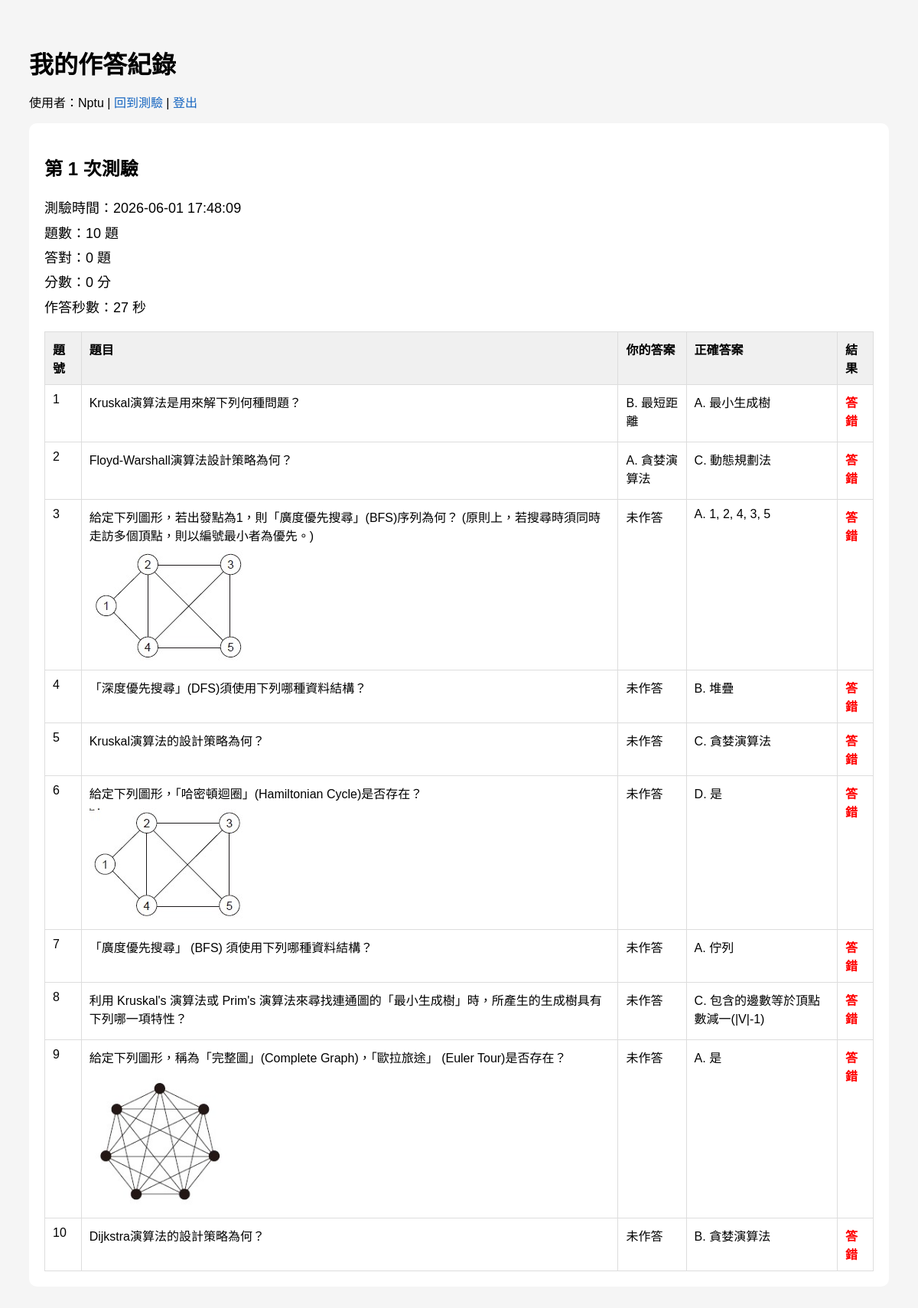
Page /history/ (signed in) on the committed database.
### quiz/models.py (models this page shows, shortened)
class QuizAttempt(models.Model):
    user = models.ForeignKey(
        settings.AUTH_USER_MODEL,
        verbose_name="使用者",
        related_name="quiz_attempts",
        on_delete=models.CASCADE,
    )
    user_attempt_number = models.PositiveIntegerField("使用者測驗編號", default=1) # 同一使用者的測驗紀錄會根據這個編號區分不同的測驗次數
    question_count = models.PositiveIntegerField("測驗題數", default=0)
    score = models.PositiveIntegerField("分數", default=0)
    correct_count = models.PositiveIntegerField("答對題數", default=0) # 根據答對題數計算
    started_at = models.DateTimeField("開始時間")
    finished_at = models.DateTimeField("完成時間", null=True, blank=True)
    duration_seconds = models.PositiveIntegerField("作答秒數", default=0)
    class Meta:
        ordering = ["-started_at"]

class QuizAnswer(models.Model):
    attempt = models.ForeignKey(
        QuizAttempt,
        verbose_name="測驗紀錄", #
        related_name="answers",
        on_delete=models.CASCADE, #
    )
    question = models.ForeignKey(
        Question,
        verbose_name="題目",
        on_delete=models.CASCADE,
    )
    display_number = models.PositiveIntegerField("題號")
    option_order = models.CharField("選項原始順序", max_length=20)
    user_answer = models.CharField("使用者答案", max_length=1, blank=True)
    user_display_answer = models.CharField("畫面顯示答案", max_length=1, blank=True)
    user_answer_text = models.CharField("使用者答案內容", max_length=255, blank=True)
    correct_answer = models.CharField("正確答案", max_length=1)
    correct_display_answer = models.CharField("畫面顯示正確答案", max_length=1)
    correct_answer_text = models.CharField("正確答案內容", max_length=255, blank=True)
    is_correct = models.BooleanField("是否答對", default=False)
    class Meta:
        ordering = ["display_number"]
    def get_option_text(self, key):
        option_map = {
                "A": self.question.option_a_text,
                "B": self.question.option_b_text,
                "C": self.question.option_c_text,
                "D": self.question.option_d_text,
        }
        return option_map.get(key, "")
    def get_option_image(self, key):
        option_map = {
            "A": self.question.option_a_image,
            "B": self.question.option_b_image,
            "C": self.question.option_c_image,
            "D": self.question.option_d_image,
        }
        return option_map.get(key)
    def get_user_answer_text(self):
        if self.user_answer_text:
            return self.user_answer_text
        return self.get_option_text(self.user_answer)
    def get_correct_answer_text(self):
        if self.correct_answer_text:
            return self.correct_answer_text
        return self.get_option_text(self.correct_answer)
    def get_user_answer_image(self):
        return self.get_option_image(self.user_answer)
    def get_correct_answer_image(self):
        return self.get_option_image(self.correct_answer)

class Question(models.Model):
    DIFFICULTY_CHOICES = [
        ("easy", "易"),
        ("medium", "中"),
        ("hard", "難"),
    ]
    question_text = models.CharField("題目文字", max_length=255, blank=True)
    question_image = models.ImageField("題目圖片", upload_to="questions/", blank=True, null=True)
    option_a_text = models.CharField("A 選項文字", max_length=100, blank=True)
    option_a_image = models.ImageField("A 選項圖片", upload_to="options/", blank=True, null=True)
    option_b_text = models.CharField("B 選項文字", max_length=100, blank=True)
    option_b_image = models.ImageField("B 選項圖片", upload_to="options/", blank=True, null=True)
    option_c_text = models.CharField("C 選項文字", max_length=100, blank=True)
    option_c_image = models.ImageField("C 選項圖片", upload_to="options/", blank=True, null=True)
    option_d_text = models.CharField("D 選項文字", max_length=100, blank=True)
    option_d_image = models.ImageField("D 選項圖片", upload_to="options/", blank=True, null=True)
    answer = models.CharField(
        "正確答案",
        max_length=1,
        choices=[("A", "A"), ("B", "B"), ("C", "C"), ("D", "D")], # 正確答案只能是 A、B、C 或 D
    )
    difficulty = models.CharField(
        "難易度",
        max_length=10,
        choices=DIFFICULTY_CHOICES,  # 難易度只能是 easy、medium 或 hard
        default="medium",            # 預設難易度為中等
    )

### quiz/views.py (the view)
# urls.py: path("history/", views.history, name="history"),
@login_required
def history(request):
    attempts = (
        QuizAttempt.objects
        .filter(user=request.user)
        .prefetch_related("answers", "answers__question")
        .order_by("-started_at")
    )
    return render(request, "history.html", {
        "attempts": attempts,
    })

### quiz/templates/history.html (shortened to what this page needs)
<!DOCTYPE html>
<html lang="zh-Hant">
<head>
</head>
<body>
<h1>我的作答紀錄</h1>
<p>
    使用者：{{ request.user.username }} |
    <a href="{% url 'home' %}">回到測驗</a> |
    <a href="{% url 'logout' %}">登出</a>
</p>
{% for attempt in attempts %}
    <div class="attempt">
        <h2>第 {{ attempt.user_attempt_number }} 次測驗</h2>
        <div class="summary">
            測驗時間：{{ attempt.started_at|date:"Y-m-d H:i:s" }}<br>
            題數：{{ attempt.question_count }} 題<br>
            答對：{{ attempt.correct_count }} 題<br>
            分數：{{ attempt.score }} 分<br>
            作答秒數：{{ attempt.duration_seconds }} 秒
        </div>
        <table>
            <thead>
                <tr>
                    <th>題號</th>
                    <th>題目</th>
                    <th>你的答案</th>
                    <th>正確答案</th>
                    <th>結果</th>
                </tr>
            </thead>
            <tbody>
                {% for answer in attempt.answers.all %}
                    <tr>
                        <td>{{ answer.display_number }}</td>
                        <td>
                            <div>{{ answer.question.question_text }}</div>
                            {% if answer.question.question_image %}
                                <img src="{{ answer.question.question_image.url }}" alt="題目圖片">
                            {% endif %}
                        </td>
                        <td>
                            {% if answer.user_display_answer %}
                                <div class="answer-text">
                                    {{ answer.user_display_answer }}.
                                    {{ answer.get_user_answer_text }}
                                </div>
                            {% else %}
                                未作答
                            {% endif %}
                        </td>
                        <td>
                            <div class="answer-text">
                                {{ answer.correct_display_answer }}.
                                {{ answer.get_correct_answer_text }}
                            </div>
                        </td>
                        <td>
                            {% if answer.is_correct %}
                                <span class="correct">答對</span>
                            {% else %}
                                <span class="wrong">答錯</span>
                            {% endif %}
                        </td>
                    </tr>
                {% endfor %}
            </tbody>
        </table>
    </div>
{% endfor %}
</body>
</html>

### quiz/templates/history.html (style rules this page uses)
body { font-family: Arial, "Microsoft JhengHei", sans-serif; padding: 30px; background: #f5f5f5; }
h1 { margin-bottom: 10px; }
a { color: #1565c0; text-decoration: none; }
.attempt { background: white; padding: 20px; margin-bottom: 20px; border-radius: 10px; }
.summary { font-size: 18px; margin-bottom: 15px; line-height: 1.8; }
table { width: 100%; border-collapse: collapse; background: white; }
th, td { border: 1px solid #ddd; padding: 10px; text-align: left; vertical-align: top; }
th { background: #f0f0f0; }
img { max-width: 220px; max-height: 180px; margin-top: 8px; display: block; }
.wrong { color: red; font-weight: bold; }
.answer-text { margin-bottom: 6px; }

### rows in the picture
QuizAttempt: user_attempt_number "1", started_at "2026-06-01 17:48:09", question_count "10", correct_count "0", score "0", duration_seconds "27"
QuizAnswer: display_number "1", question.question_text "Kruskal演算法是用來解下列何種問題？", user_display_answer "B", get_user_answer_text "最短距離", correct_display_answer "A", get_correct_answer_text "最小生成樹", is_correct "答錯"
QuizAnswer: display_number "2", question.question_text "Floyd-Warshall演算法設計策略為何？", user_display_answer "A", get_user_answer_text "貪婪演算法", correct_display_answer "C", get_correct_answer_text "動態規劃法", is_correct "答錯"
QuizAnswer: display_number "3", question.question_text "給定下列圖形，若出發點為1，則「廣度優先搜尋」(BFS)序列為何？ (原則上，若搜尋時須同時走訪多個頂點，則以編號最小者為優先。)", question.question_image (picture), user_display_answer "未作答", correct_display_answer "A", get_correct_answer_text "1, 2, 4, 3, 5", is_correct "答錯"
QuizAnswer: display_number "4", question.question_text "「深度優先搜尋」(DFS)須使用下列哪種資料結構？", user_display_answer "未作答", correct_display_answer "B", get_correct_answer_text "堆疊", is_correct "答錯"
QuizAnswer: display_number "5", question.question_text "Kruskal演算法的設計策略為何？", user_display_answer "未作答", correct_display_answer "C", get_correct_answer_text "貪婪演算法", is_correct "答錯"
QuizAnswer: display_number "6", question.question_text "給定下列圖形，「哈密頓迴圈」(Hamiltonian Cycle)是否存在？", question.question_image (picture), user_display_answer "未作答", correct_display_answer "D", get_correct_answer_text "是", is_correct "答錯"
QuizAnswer: display_number "7", question.question_text "「廣度優先搜尋」 (BFS) 須使用下列哪種資料結構？", user_display_answer "未作答", correct_display_answer "A", get_correct_answer_text "佇列", is_correct "答錯"
QuizAnswer: display_number "8", question.question_text "利用 Kruskal's 演算法或 Prim's 演算法來尋找連通圖的「最小生成樹」時，所產生的生成樹具有下列哪一項特性？", user_display_answer "未作答", correct_display_answer "C", get_correct_answer_text "包含的邊數等於頂點數減一(|V|-1)", is_correct "答錯"
QuizAnswer: display_number "9", question.question_text "給定下列圖形，稱為「完整圖」(Complete Graph)，「歐拉旅途」 (Euler Tour)是否存在？", question.question_image (picture), user_display_answer "未作答", correct_display_answer "A", get_correct_answer_text "是", is_correct "答錯"
QuizAnswer: display_number "10", question.question_text "Dijkstra演算法的設計策略為何？", user_display_answer "未作答", correct_display_answer "B", get_correct_answer_text "貪婪演算法", is_correct "答錯"

### other values in the picture
{{ request.user.username }} "Nptu"
